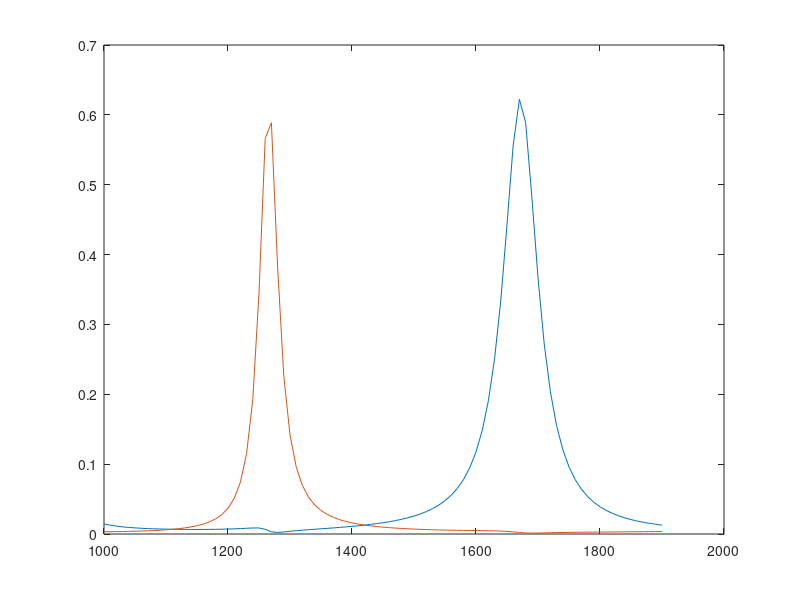

This chart was generated by the following MATLAB code:
close all;
clc;
clear all;
x=[% Model:              4.mph
% Version:            COMSOL 6.3.0.290
% Date:               Nov 3 2026, 00:25
% Dimension:          1
% Nodes:              182
% Expressions:        1
% Description:        Global
% Operating waveglength (nm) , 
1000                         0.014434096199698295
1010                         0.012640072382302147
1019.9999999999999           0.011279647230149101
1030                         0.010226541171666742
1039.9999999999998           0.009398810624970642
1050                         0.008741253297256798
1060                         0.00821553471467965
1070                         0.007794374476596754
1080                         0.007457983332208869
1090                         0.007191581712401229
1100                         0.006977888474826139
1110                         0.006808336794136477
1120                         0.006679684990004234
1129.9999999999998           0.0065897922345590065
1140                         0.006537552425097332
1149.9999999999998           0.006522901132260935
1160                         0.006546901825996505
1169.9999999999998           0.006611926901829271
1180                         0.0067219562399794515
1190                         0.006883008744845265
1200                         0.007103648286833315
1210                         0.007395152363412761
1220                         0.007768984404787356
1230                         0.008218869429519698
1239.9999999999998           0.008658420789150726
1250                         0.008633870516236984
1259.9999999999998           0.00672306656265888
1270                         0.003180597459091189
1279.9999999999998           0.00218705240459471
1290                         0.002929835149631844
1300                         0.003883625464314089
1310                         0.0047338388165894885
1320                         0.005479522949687978
1330                         0.006158334644797795
1340                         0.0068023765495254
1349.9999999999998           0.0074351702444214055
1360                         0.008074151570014109
1369.9999999999998           0.008733036613944395
1380                         0.00942348885026379
1389.9999999999998           0.010156268862273339
1400                         0.01094205061840776
1409.9999999999998           0.011792479237080683
1420                         0.012721063619733684
1430                         0.013743412058987712
1440                         0.014877930403718495
1450                         0.01614669520978024
1459.9999999999998           0.017576562674449694
1470                         0.019200614684403417
1479.9999999999998           0.02106008267830293
1490                         0.023206950649327086
1499.9999999999998           0.025707531708558343
1510                         0.028647456666764905
1519.9999999999998           0.03213873856892267
1530                         0.03632993477051362
1540                         0.04142100288671282
1550                         0.04768538084843901
1560                         0.055503348770196595
1569.9999999999998           0.06541322102258039
1580                         0.07819088250485794
1589.9999999999998           0.09497404138727726
1600                         0.11745433847820433
1609.9999999999998           0.1481602824450365
1620                         0.1908966672217305
1629.9999999999998           0.2510640671300977
1640                         0.33469912266984087
1650                         0.44305119132042364
1660                         0.5569532294243305
1670                         0.6221262923107294
1679.9999999999998           0.5892446059368126
1690                         0.48339621849399605
1699.9999999999998           0.3668212305590548
1710                         0.2722554489562285
1719.9999999999998           0.20355231750267452
1730                         0.15507961159112787
1739.9999999999998           0.12073887045504327
1750                         0.09599621970088777
1759.9999999999998           0.0777949635499462
1770                         0.0641218045496399
1780                         0.05364540427702245
1789.9999999999998           0.04547234140113786
1800                         0.03899179204316211
1809.9999999999998           0.033777897462456255
1820                         0.02952802553830274
1829.9999999999998           0.026023188745467704
1840                         0.023102234072663277
1849.9999999999998           0.020644709443103693
1860                         0.018559285934189824
1869.9999999999998           0.01677579903202519
1880                         0.015239687985160715
1890                         0.013908050803686513
1899.9999999999998           0.012746805130360769

];
y=[1000                         0.0032345967624612224
1010                         0.0033243842462877342
1019.9999999999999           0.0034377524587938108
1030                         0.00358033246253548
1039.9999999999998           0.003757654250462321
1050                         0.003975897655319499
1060                         0.004242508890961893
1070                         0.004566830265368497
1080                         0.004960856384983075
1090                         0.00544012223231922
1100                         0.006021604739784443
1110                         0.006731143883536936
1120                         0.007606250948971105
1129.9999999999998           0.008698839863378811
1140                         0.010082310737958773
1149.9999999999998           0.011862954278585205
1160                         0.014198922062675255
1169.9999999999998           0.01733297027816382
1180                         0.02165141166409162
1190                         0.027795506695535453
1200                         0.0368838986365864
1210                         0.05098531408657452
1220                         0.07418932696547889
1230                         0.11514519838815236
1239.9999999999998           0.19305802597884741
1250                         0.34500488877561236
1259.9999999999998           0.5664585436397602
1270                         0.5887068379114221
1279.9999999999998           0.3826308494455433
1290                         0.2260213316794638
1300                         0.1419010095514657
1310                         0.09614545688692504
1320                         0.06940107063987712
1330                         0.05263093635701178
1340                         0.04147751758406109
1349.9999999999998           0.03369502599059933
1360                         0.028047467716605937
1369.9999999999998           0.023814134371580108
1380                         0.020553486895240027
1389.9999999999998           0.017983388700938296
1400                         0.01591691151069331
1409.9999999999998           0.014228149478386638
1420                         0.0128301721943604
1430                         0.011660011034900148
1440                         0.010671115796498834
1450                         0.009828479872853258
1459.9999999999998           0.009105374949477931
1470                         0.008481116035636034
1479.9999999999998           0.007939501525718517
1490                         0.007467704716260562
1499.9999999999998           0.007055472690615831
1510                         0.00669453744687619
1519.9999999999998           0.006378174700865554
1530                         0.006100864767002499
1540                         0.005858021027384547
1550                         0.005645756400167227
1560                         0.005460656769634344
1569.9999999999998           0.005299520126332413
1580                         0.005158994950482062
1589.9999999999998           0.005034997751110915
1600                         0.00492168121649836
1609.9999999999998           0.0048095166430855985
1620                         0.004679678773615179
1629.9999999999998           0.004499200702891978
1640                         0.004213129623381534
1650                         0.0037394937469736444
1660                         0.0030170723030750685
1670                         0.002158886816607345
1679.9999999999998           0.0015102703132749442
1690                         0.0012904859970221487
1699.9999999999998           0.0013840636386149147
1710                         0.001596921399706522
1719.9999999999998           0.0018211609875018499
1730                         0.0020199172449768834
1739.9999999999998           0.0021872087936787277
1750                         0.002326942738807148
1759.9999999999998           0.002445022433668432
1770                         0.0025468959589040564
1780                         0.0026370092230475106
1789.9999999999998           0.0027188475528312156
1800                         0.0027951187381449923
1809.9999999999998           0.002867938531193603
1820                         0.0029389833044244193
1829.9999999999998           0.0030096072234313135
1840                         0.0030809299787485467
1849.9999999999998           0.003153902151751907
1860                         0.0032293542043004527
1869.9999999999998           0.0033080336767531016
1880                         0.0033906339690505435
1890                         0.0034778171562248063
1899.9999999999998           0.00357023261998831];
figure
plot(x(:,1),x(:,2))
hold
plot(y(:,1),y(:,2))
